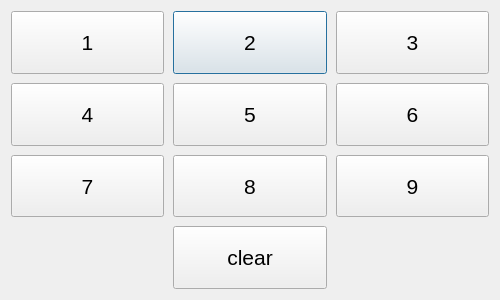
<?xml version="1.0" encoding="UTF-8"?>
<ui version="4.0">
 <class>DigitDialog</class>
 <widget class="QDialog" name="DigitDialog">
  <property name="geometry">
   <rect>
    <x>0</x>
    <y>0</y>
    <width>500</width>
    <height>300</height>
   </rect>
  </property>
  <property name="minimumSize">
   <size>
    <width>500</width>
    <height>300</height>
   </size>
  </property>
  <property name="maximumSize">
   <size>
    <width>500</width>
    <height>300</height>
   </size>
  </property>
  <layout class="QVBoxLayout" name="verticalLayout">
   <item>
    <layout class="QGridLayout" name="gridLayout">
     <property name="spacing">
      <number>9</number>
     </property>
     <item row="0" column="1">
      <widget class="QPushButton" name="pushButton_2">
       <property name="sizePolicy">
        <sizepolicy hsizetype="Minimum" vsizetype="Minimum">
         <horstretch>0</horstretch>
         <verstretch>0</verstretch>
        </sizepolicy>
       </property>
       <property name="font">
        <font>
         <pointsize>16</pointsize>
        </font>
       </property>
       <property name="text">
        <string>2</string>
       </property>
      </widget>
     </item>
     <item row="3" column="0">
      <widget class="QPushButton" name="pushButton_7">
       <property name="sizePolicy">
        <sizepolicy hsizetype="Minimum" vsizetype="Minimum">
         <horstretch>0</horstretch>
         <verstretch>0</verstretch>
        </sizepolicy>
       </property>
       <property name="font">
        <font>
         <pointsize>16</pointsize>
        </font>
       </property>
       <property name="text">
        <string>7</string>
       </property>
      </widget>
     </item>
     <item row="0" column="2">
      <widget class="QPushButton" name="pushButton_3">
       <property name="sizePolicy">
        <sizepolicy hsizetype="Minimum" vsizetype="Minimum">
         <horstretch>0</horstretch>
         <verstretch>0</verstretch>
        </sizepolicy>
       </property>
       <property name="font">
        <font>
         <pointsize>16</pointsize>
        </font>
       </property>
       <property name="text">
        <string>3</string>
       </property>
      </widget>
     </item>
     <item row="2" column="1">
      <widget class="QPushButton" name="pushButton_5">
       <property name="sizePolicy">
        <sizepolicy hsizetype="Minimum" vsizetype="Minimum">
         <horstretch>0</horstretch>
         <verstretch>0</verstretch>
        </sizepolicy>
       </property>
       <property name="font">
        <font>
         <pointsize>16</pointsize>
        </font>
       </property>
       <property name="text">
        <string>5</string>
       </property>
      </widget>
     </item>
     <item row="4" column="1">
      <widget class="QPushButton" name="pushButton_clear">
       <property name="sizePolicy">
        <sizepolicy hsizetype="Minimum" vsizetype="Minimum">
         <horstretch>0</horstretch>
         <verstretch>0</verstretch>
        </sizepolicy>
       </property>
       <property name="font">
        <font>
         <pointsize>16</pointsize>
        </font>
       </property>
       <property name="text">
        <string>clear</string>
       </property>
      </widget>
     </item>
     <item row="2" column="0">
      <widget class="QPushButton" name="pushButton_4">
       <property name="sizePolicy">
        <sizepolicy hsizetype="Minimum" vsizetype="Minimum">
         <horstretch>0</horstretch>
         <verstretch>0</verstretch>
        </sizepolicy>
       </property>
       <property name="font">
        <font>
         <pointsize>16</pointsize>
        </font>
       </property>
       <property name="text">
        <string>4</string>
       </property>
      </widget>
     </item>
     <item row="3" column="1">
      <widget class="QPushButton" name="pushButton_8">
       <property name="sizePolicy">
        <sizepolicy hsizetype="Minimum" vsizetype="Minimum">
         <horstretch>0</horstretch>
         <verstretch>0</verstretch>
        </sizepolicy>
       </property>
       <property name="font">
        <font>
         <pointsize>16</pointsize>
        </font>
       </property>
       <property name="text">
        <string>8</string>
       </property>
      </widget>
     </item>
     <item row="0" column="0">
      <widget class="QPushButton" name="pushButton_1">
       <property name="sizePolicy">
        <sizepolicy hsizetype="Minimum" vsizetype="Minimum">
         <horstretch>0</horstretch>
         <verstretch>0</verstretch>
        </sizepolicy>
       </property>
       <property name="font">
        <font>
         <pointsize>16</pointsize>
        </font>
       </property>
       <property name="text">
        <string>1</string>
       </property>
      </widget>
     </item>
     <item row="3" column="2">
      <widget class="QPushButton" name="pushButton_9">
       <property name="sizePolicy">
        <sizepolicy hsizetype="Minimum" vsizetype="Minimum">
         <horstretch>0</horstretch>
         <verstretch>0</verstretch>
        </sizepolicy>
       </property>
       <property name="font">
        <font>
         <pointsize>16</pointsize>
        </font>
       </property>
       <property name="text">
        <string>9</string>
       </property>
      </widget>
     </item>
     <item row="2" column="2">
      <widget class="QPushButton" name="pushButton_6">
       <property name="sizePolicy">
        <sizepolicy hsizetype="Minimum" vsizetype="Minimum">
         <horstretch>0</horstretch>
         <verstretch>0</verstretch>
        </sizepolicy>
       </property>
       <property name="font">
        <font>
         <pointsize>16</pointsize>
        </font>
       </property>
       <property name="text">
        <string>6</string>
       </property>
      </widget>
     </item>
    </layout>
   </item>
  </layout>
 </widget>
 <resources/>
 <connections/>
</ui>
